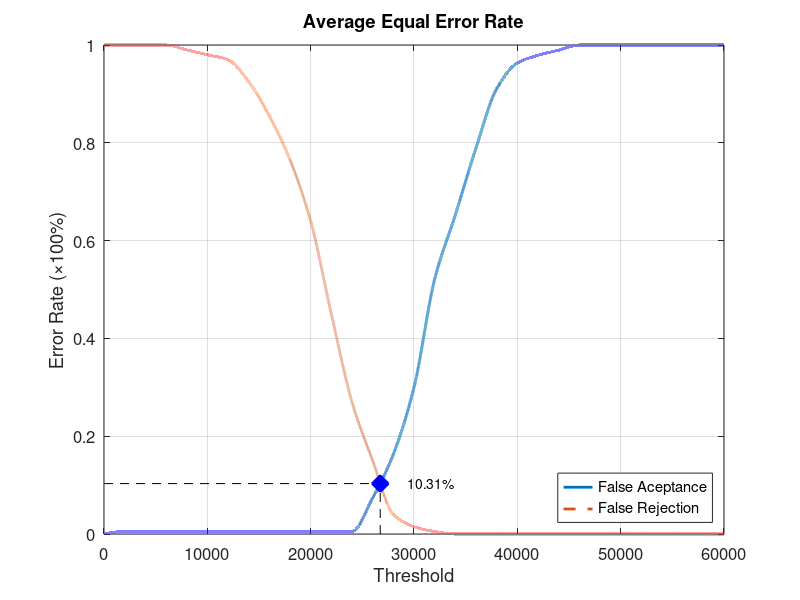
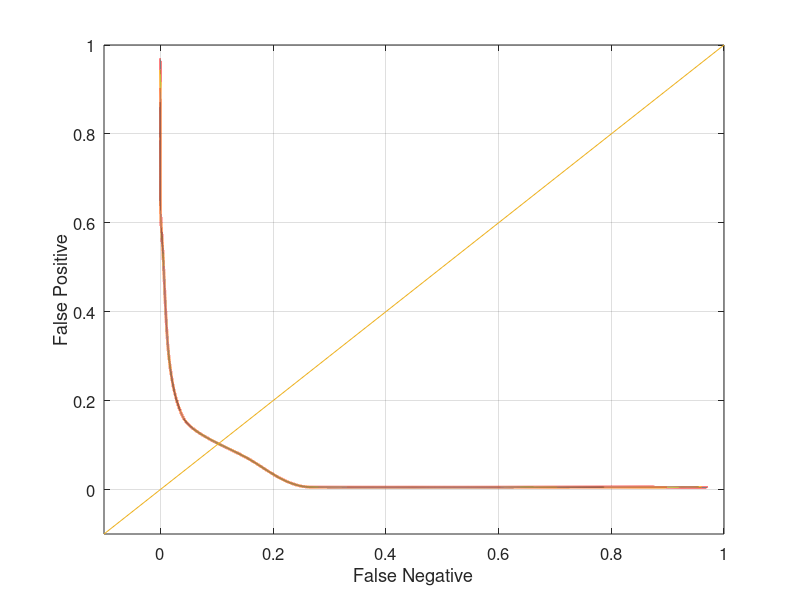

These charts were generated, in order, by the following MATLAB code:
function yEER = Database2_2
close all;
clear;
clc;
x = 0:2000:60000;
xq = 0:0.5:60000;

y0 = [0 0.00526316 0.00526316 0.00526316 0.00526316 0.00526316 0.00526316 0.00526316 0.00526316 0.00526316 0.00526316 0.00526316 0.00526316 0.0736842 0.163158 0.3 0.521053 0.652632 0.789474 0.910526 0.963158 0.978947 0.989474 1 1 1 1 1 1 1 1];
yy0 = interp1(x, y0, xq, 'pchip');
y1 = [1 1 1 1 0.99 0.98 0.97 0.925 0.855 0.765 0.64 0.45 0.27 0.15 0.04 0.015 0.005 0 0 0 0 0 0 0 0 0 0 0 0 0 0];
yy1 = interp1(x, y1, xq, 'pchip');

% Calculating EER: 
y2 = abs(y0 - y1);
find(y2 == min(y2))
yy2 = abs(yy0 - yy1);
xEER = find(yy2 == min(yy2));
xEERIndex = xq(xEER) % X-axis EER
yEER = yy0(xEER) % Y-axis EER

main = figure
plot(xq, yy0,'-','LineWidth', 2);	hold on
plot(xq, yy1,'--','LineWidth', 2);	hold on
plot([xEERIndex xEERIndex], [0 yEER], 'k--');	hold on
plot([0 xEERIndex], [yEER yEER], 'k--');	hold on
plot(xEERIndex, yEER, 'bx', 'LineWidth', 10);	hold on
text(xEERIndex + 10 * xEERIndex / 100, yEER, [num2str(round((10000 * yEER)) / 100) '%'])
legend('False Aceptance', 'False Rejection', 'Location', 'SouthEast')
xlabel('Threshold')
ylabel('Error Rate (\times100%)')
title('Average Equal Error Rate')
set(gca, 'FontSize', 12)
axis([0 60000 0 1])
grid on

print(main, 'Database2_2Main', '-dpng');
FNRxFPR = figure('Color', [1 1 1]);
plot(yy1, yy0, '-', yy1, yy0, 'LineWidth', 2);
hold on
y = -0.1:0.1:1
plot(y, y); 
set(gca, 'FontSize', 12)
xlabel('False Negative')
ylabel('False Positive')
axis([-0.1 1 -0.1 1])
set(gca, 'FontSize', 12)
grid on

print(FNRxFPR, 'Database2_2FNRxFPR','-dpng');
end
